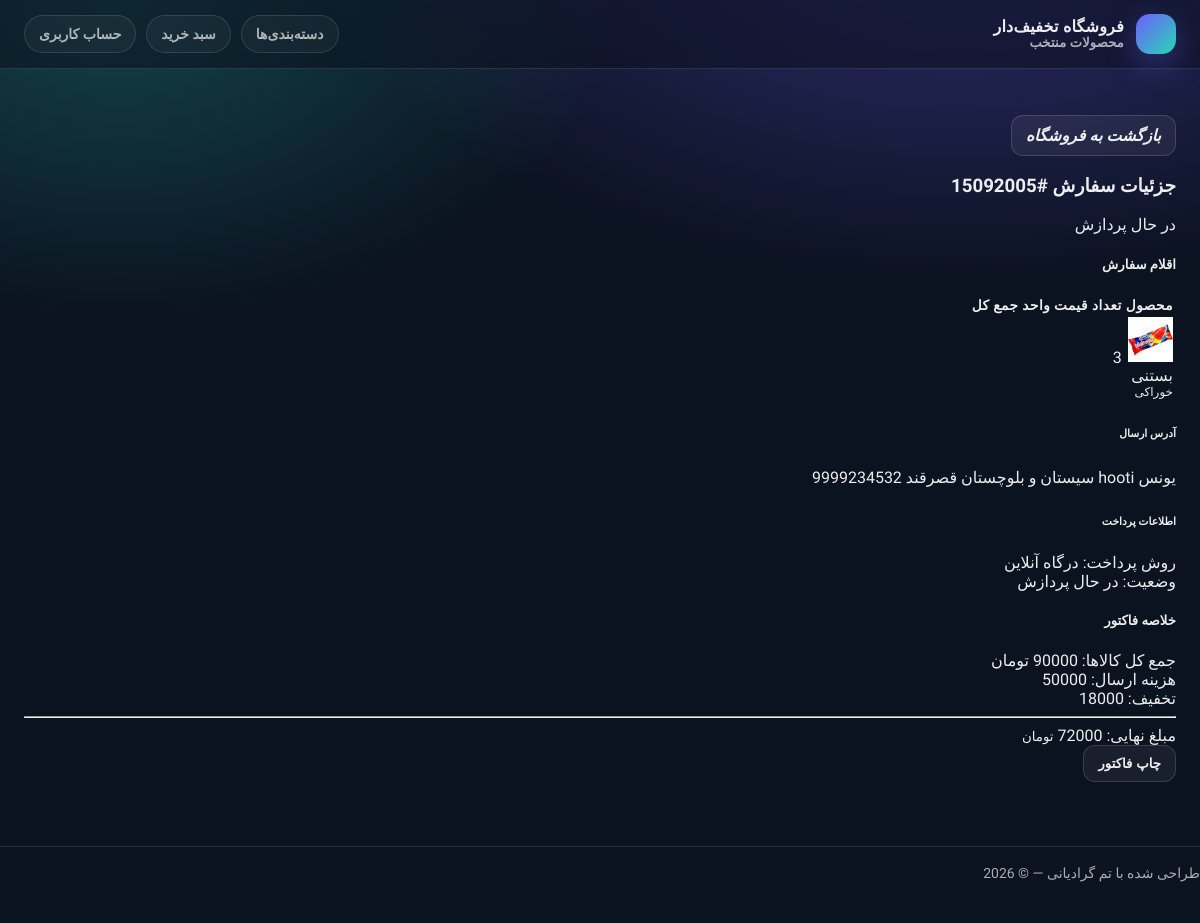
Screenshot of /order/order_detail/36/ (signed in) with the database file from the repository.
### order/models.py (models this page shows, shortened)
class Order(models.Model):
    Product_status = (
        ('در حال پردازش', 'در حال پردازش'),
        ('آماده برای ارسال', 'آماده برای ارسال'),
        ('محصول ارسال شد', 'محصول ارسال شد'),
        ('تحویل پست داده شد', 'تحویل پست داده شد'),
        ('محصول به مشتری تحویل داده شد', 'محصول به مشتری تحویل داده شد'),
        ('لغو توسط مشتری', 'لغو توسط مشتری'),
        ('لغو توسط فروشنده', 'لغو توسط فروشنده'),
        ('مرحوع شد', 'مرحوع شد')
    )
    user = models.ForeignKey(User, related_name='users', on_delete=models.SET_NULL, null=True, verbose_name='کاربر')
    address_user = models.ForeignKey(AddressUser, related_name='address_user', on_delete=models.SET_NULL, null=True,
                                     verbose_name='آدرس')
    total_amount = models.DecimalField(max_digits=10, decimal_places=0, verbose_name='قیمت کل')
    discount_amount = models.DecimalField(max_digits=10, decimal_places=0, default=0, verbose_name='بعد تخفیف')
    final_amount = models.DecimalField(max_digits=10, decimal_places=0, verbose_name='قیمت نهای')
    post_price = models.DecimalField(max_digits=10, default=0, decimal_places=0, null=True, blank=True,
                                     verbose_name='هزینه پستی')
    transaction_id = models.CharField(max_length=100,unique=True, blank=True, null=True, verbose_name='کد پیگیری')
    payment = models.BooleanField(default=False, verbose_name='پرداخت')
    status = models.CharField(choices=Product_status, default='در حال پردازش', verbose_name='وضعیت سفارش')
    created = models.DateTimeField(auto_now_add=True)
    updated = models.DateTimeField(auto_now=True)
    class Meta:
        ordering = ['-created']
        indexes = [
            models.Index(fields=['-created'])
        ]
        verbose_name_plural = 'سفارش ها'

class OrderItem(models.Model):
    order = models.ForeignKey(Order, on_delete=models.CASCADE, related_name='items', verbose_name='سفارش')
    product = models.ForeignKey(Product, on_delete=models.CASCADE, verbose_name='مخصولات')
    quantity = models.PositiveIntegerField(default=1, verbose_name='مقدار محصول')
    price_at_purchase = models.DecimalField(max_digits=12, decimal_places=0, verbose_name='قیمت زمان خرید')
    class Meta:
        verbose_name_plural = 'آیتم سفارش ها'

### catalog/models.py (models this page shows, shortened)
class Product(models.Model):
    category = models.ForeignKey(Category, on_delete=models.CASCADE, related_name='products', verbose_name="category")
    name = models.CharField(max_length=100, verbose_name="اسم")
    slug = models.SlugField(max_length=100, unique=True, verbose_name="slug")
    description = models.TextField(verbose_name="توضیحات")
    price = models.PositiveIntegerField(default=0, verbose_name="قیمت")
    inventory = models.PositiveIntegerField(default=0, verbose_name="مقدار")
    weight = models.PositiveIntegerField(default=0, verbose_name="وزن")
    created_at = models.DateTimeField(auto_now_add=True)
    updated_at = models.DateTimeField(auto_now=True)
    class Meta:
        verbose_name_plural = "Products"
        ordering = ["name"]
        indexes = [
            models.Index(fields=['name', 'id']),
            models.Index(fields=['slug']),
            models.Index(fields=['created_at']),
        ]

class Images(models.Model):
    product = models.ForeignKey(Product, on_delete=models.CASCADE, related_name='images')
    title = models.CharField(max_length=255, null=True, blank=True, verbose_name="تایتل")
    image = models.ImageField(upload_to="images/", null=True, blank=True, verbose_name='عکس')
    created_at = models.DateTimeField(auto_now_add=True)

class Category(models.Model):
    name = models.CharField(max_length=100)
    slug = models.SlugField(max_length=100, unique=True)
    class Meta:
        verbose_name_plural = "Categories"
        ordering = ["name"]
        indexes = [models.Index(fields=["name"])]

### account/models.py (models this page shows, shortened)
class AddressUser(models.Model):
    user = models.ForeignKey(User, on_delete=models.CASCADE, related_name='user', verbose_name="کاربر")
    phone_number = models.CharField(max_length=11, null=True, blank=True, verbose_name="شماره")
    first_name = models.CharField(max_length=55, verbose_name='اسم', null=True, blank=True)
    last_name = models.CharField(max_length=55, verbose_name='فامیل', null=True, blank=True)
    province = models.CharField(max_length=255, null=True, blank=True, verbose_name="استان")
    city = models.CharField(max_length=255, null=True, blank=True, verbose_name="شهر")
    cod_post = models.CharField(max_length=10, null=True, blank=True, verbose_name="کد پستی")
    created_at = models.DateTimeField(auto_now_add=True)
    updated_at = models.DateTimeField(auto_now=True)
    class Meta:
        ordering = ['-created_at']
        indexes = [
            models.Index(fields=["-created_at"]),
        ]

### order/views.py (the view)
# urls.py: path('order_detail/<int:pk>/', views.OrderDetailView.as_view(), name='order_detail'),
class OrderDetailView(LoginRequiredMixin, generic.DetailView):
    model = Order
    template_name = 'order/order_detail.html'
    context_object_name = "order"
    def get_context_data(self, **kwargs):
        context = super().get_context_data(**kwargs)
        order = self.object
        context['discount'] = order.total_amount - order.discount_amount
        return context
    def get_queryset(self):
        return Order.objects.filter(user=self.request.user)

### cart/context_processors.py (called while the page is built)
def cart(request):
    return {'cart': Cart(request)}

### order/templates/order/order_detail.html (shortened to what this page needs)
{% extends 'parent/base.html' %}
{% load static %}
{% block content %}
<div class="container py-5">
    <div class="d-flex align-items-center justify-content-between mb-4">
        <div class="d-flex align-items-center">
            <a href="{% url 'order:order_list' %}" class="btn btn-light btn-sm rounded-circle me-3">
                <i class="bi bi-arrow-right">بازگشت به فروشگاه</i>
            </a>
            <h3 class="fw-bold mb-0 text-dark">جزئیات سفارش <span class="text-muted fs-5">#{{ order.transaction_id}}</span></h3>
        </div>
        <span class="badge {% if order.status == 'ارسال شده' %}bg-success{% else %}bg-primary{% endif %} px-3 py-2 rounded-pill">
            {{ order.status }}
        </span>
    </div>
    <div class="row g-4">
        <div class="col-lg-8">
            <div class="card border-0 shadow-sm rounded-4 mb-4">
                <div class="card-header bg-white border-0 pt-4 px-4">
                    <h5 class="fw-bold mb-0">اقلام سفارش</h5>
                </div>
                <div class="card-body p-0">
                    <div class="table-responsive">
                        <table class="table table-hover align-middle mb-0">
                            <thead class="table-light">
                                <tr>
                                    <th class="ps-4 py-3 border-0">محصول</th>
                                    <th class="py-3 border-0 text-center">تعداد</th>
                                    <th class="py-3 border-0 text-center">قیمت واحد</th>
                                    <th class="pe-4 py-3 border-0 text-end">جمع کل</th>
                                </tr>
                            </thead>
                            <tbody>
                                {% for item in order.items.all %}
                                <tr>
                                    <td class="ps-4 py-3">
                                        <div class="d-flex align-items-center">
                                            <img src="{{ item.product.images.first.image.url }}" class="rounded-3 me-3" style="width: 45px; height: 45px; object-fit: cover;">
                                            <div>
                                                <div class="fw-bold text-dark small">{{ item.product.name }}</div>
                                                <div class="text-muted extra-small">{{ item.product.category.name }}</div>
                                            </div>
                                        </div>
                                    </td>
                                    <td class="text-center">{{ item.quantity }}</td>
                                    <td class="text-center text-muted small">{{ item.price|floatformat:0 }}</td>
                                    <td class="pe-4 text-end fw-bold text-dark">{{ item.get_total_item_price|floatformat:0 }}</td>
                                </tr>
                                {% endfor %}
                            </tbody>
                        </table>
                    </div>
                </div>
            </div>
            <div class="row g-4">
                <div class="col-md-6">
                    <div class="card border-0 shadow-sm rounded-4 h-100">
                        <div class="card-body p-4">
                            <h6 class="fw-bold mb-3">آدرس ارسال</h6>
                            <p class="text-muted small mb-0" style="line-height: 1.6;">
                                {{ order.address_user.first_name|default:"آدرسی ثبت نشده است." }}
                                {{ order.address_user.province }}
                                {{ order.address_user.city }}
                                {{ order.address_user.cod_post }}
                            </p>
                        </div>
                    </div>
                </div>
                <div class="col-md-6">
                    <div class="card border-0 shadow-sm rounded-4 h-100">
                        <div class="card-body p-4">
                            <h6 class="fw-bold mb-3">اطلاعات پرداخت</h6>
                            <p class="text-muted small mb-0">
                                روش پرداخت: <span class="text-dark fw-medium">درگاه آنلاین</span><br>
                                وضعیت: <span class="badge bg-success-subtle text-success rounded-pill">{{order.status}}</span>
                            </p>
                        </div>
                    </div>
                </div>
            </div>
        </div>
        <div class="col-lg-4">
            <div class="card border-0 shadow-sm rounded-4 bg-light sticky-top" style="top: 2rem;">
                <div class="card-body p-4">
                    <h5 class="fw-bold mb-4">خلاصه فاکتور</h5>
                    <div class="d-flex justify-content-between mb-3">
                        <span class="text-muted">جمع کل کالاها:</span>
                        <span class="fw-medium">{{ order.total_amount|floatformat:0 }} تومان</span>
                    </div>
                    <div class="d-flex justify-content-between mb-3">
                        <span class="text-muted">هزینه ارسال:</span>
                        <span class="text-success fw-medium">{{order.post_price}}</span>
                    </div>
                    <div class="d-flex justify-content-between mb-3">
                        <span class="text-muted">تخفیف:</span>
                        <span class="text-danger fw-medium">{{discount}}</span>
                    </div>
                    <hr class="my-4">
                    <div class="d-flex justify-content-between mb-4">
                        <span class="h5 fw-bold text-dark">مبلغ نهایی:</span>
                        <span class="h5 fw-bold text-primary">{{ order.final_amount|floatformat:0 }} <small class="fs-6">تومان</small></span>
                    </div>
                    <button onclick="window.print()" class="btn btn-outline-dark w-100 rounded-3 border-2">
                         چاپ فاکتور
                    </button>
                </div>
            </div>
        </div>
    </div>
</div>
{% endblock %}

### catalog/templates/parent/base.html (style rules this page uses)
:root { --bg: #0b1220; --card: rgba(255,255,255,.06); --card2: rgba(255,255,255,.09); --text: rgba(255,255,255,.92); --muted: rgba(255,255,255,.65); --border: rgba(255,255,255,.12); --primary: #6d5efc; --primary2: #28d7b6; --danger: #ff4d6d; --shadow: 0 18px 60px rgba(0,0,0,.35); --radius: 18px; }
* { box-sizing: border-box; }
body { margin:0; font-family:"Vazirmatn", system-ui, -apple-system, Segoe UI, Roboto, Arial; background: radial-gradient(1200px 700px at 80% -100px, rgba(109,94,252,.38), transparent 55%), radial-gradient(1000px 650px at 10% 0px, rgba(40,215,182,.25), transparent 50%), var(--bg); color: var(--text); }
a { color: inherit; text-decoration: none; }
.container { width: min(1200px, 100%); margin: 0 auto; padding: 24px; }
.btn { display:inline-flex; align-items:center; justify-content:center; padding: 10px 14px; border-radius: 12px; border: 1px solid rgba(255,255,255,.14); background: rgba(255,255,255,.06); color: var(--text); font-weight: 700; transition: .2s; cursor:pointer; }

### order/templates/order/order_detail.html (style rules this page uses)
.extra-small { font-size: 0.75rem; }
.table thead th { font-size: 0.85rem; text-transform: uppercase; letter-spacing: 0.5px; }
.card { transition: all 0.3s ease; }
body { direction: rtl; text-align: right; }

### rows the page displays
Order: transaction_id "15092005", status "در حال پردازش", address_user.first_name "یونس", address_user.province "سیستان و بلوچستان", address_user.city "قصرقند", address_user.cod_post "9999234532", total_amount "90000", post_price "50000"
OrderItem: product.images.first.image (picture), product.name "بستنی", product.category.name "خوراکی", quantity "3"

### other values shown
{{ discount }} "18000"
